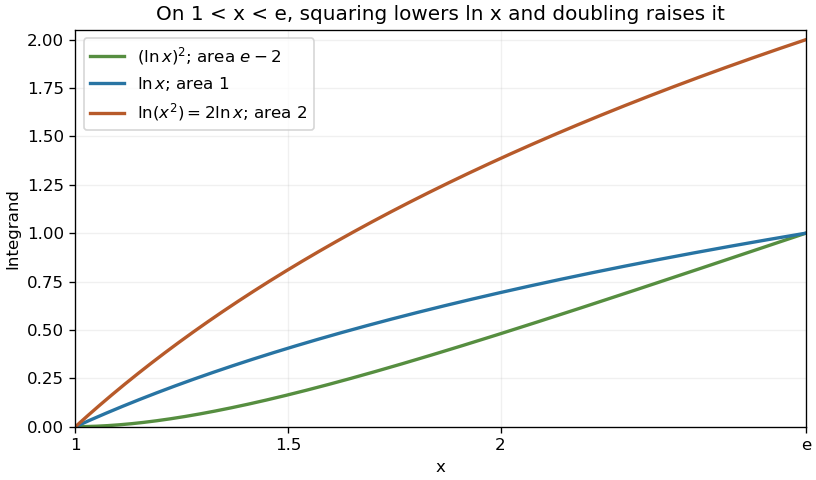

The Python source for this figure:
"""Original pointwise logarithmic-integrand comparison; output to cwd."""
from pathlib import Path
import numpy as np
import matplotlib.pyplot as plt

x=np.linspace(1,np.e,900);log=np.log(x)
fig,ax=plt.subplots(figsize=(6.8,4.0),layout="constrained")
for y,label,color in [(log**2,r"$(\ln x)^2$; area $e-2$","#568e40"),(log,r"$\ln x$; area 1","#2874a3"),(2*log,r"$\ln(x^2)=2\ln x$; area 2","#b75a2a")]:
    ax.plot(x,y,color=color,lw=2,label=label)
ax.set(xlim=(1,np.e),ylim=(0,2.05),xlabel="x",ylabel="Integrand",title="On 1 < x < e, squaring lowers ln x and doubling raises it")
ax.set_xticks([1,1.5,2,np.e],labels=["1","1.5","2","e"])
ax.grid(alpha=.18);ax.legend(loc="upper left",fontsize=10)
fig.savefig(Path(__file__).with_suffix(".png").name,dpi=120,facecolor="white")
plt.close(fig)
